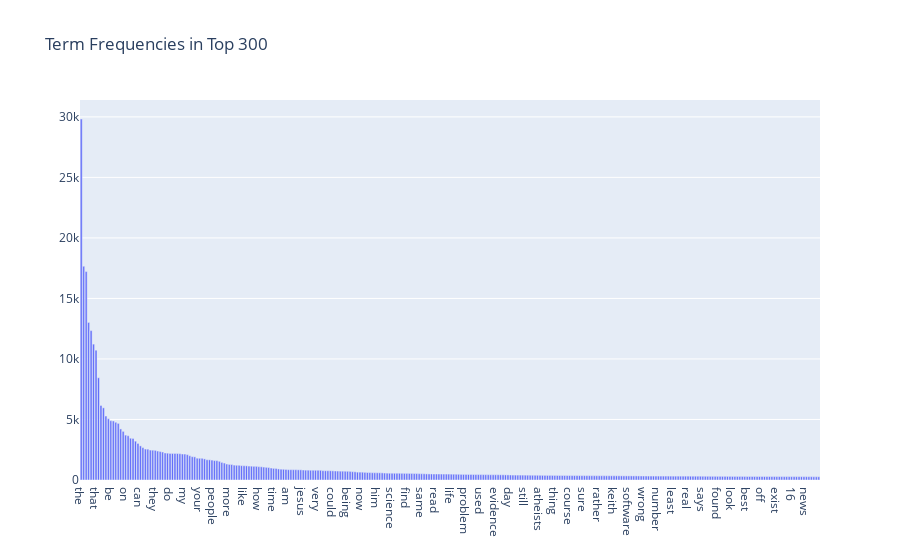

The notebook cell this image was saved under:
### Markdown cell above
### >>> **Exercise 15 (take home):** 
Additionally, you can attempt to sort the terms on the `x-axis` by frequency instead of in alphabetical order. This way the visualization is more meaninfgul and you will be able to observe the so called [long tail](https://en.wikipedia.org/wiki/Long_tail) (get familiar with this term since it will appear a lot in data mining and other statistics courses). see picture below

![alt txt](https://upload.wikimedia.org/wikipedia/commons/thumb/8/8a/Long_tail.svg/1000px-Long_tail.svg.png)

### Code cell
# Answer here
d2 = sorted(d.items(), key = lambda x:x[1], reverse=True)
d2 = dict(d2[:300])
key = []
value = []
for k,v in d2.items():
    key.append(k)
    value.append(v)
    trace_basic = [go.Bar(
                x = key,
                y = value
        )]
# Layout
layout_basic = go.Layout(title='Term Frequencies in Top 300')
# Figure    
figure_basic = go.Figure(data = trace_basic, layout = layout_basic)
# Plot
iplot(figure_basic)

### Figure 1 — Plotly figure (JSON) as saved in the notebook; plotly's stock layout.template omitted (floating-point values rounded to 4 significant figures; data arrays with more than 128 entries replaced by an {"elided": "..."} marker saying what was removed)
{"data": [{"type": "bar", "x": {"elided": "300 str values"}, "y": {"elided": "300 int values"}}], "layout": {"title": {"text": "Term Frequencies in Top 300"}}}
